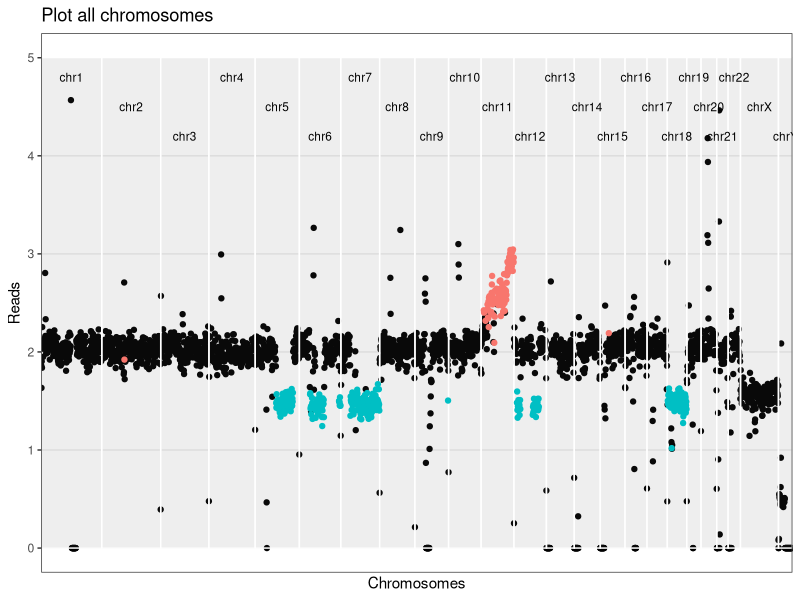
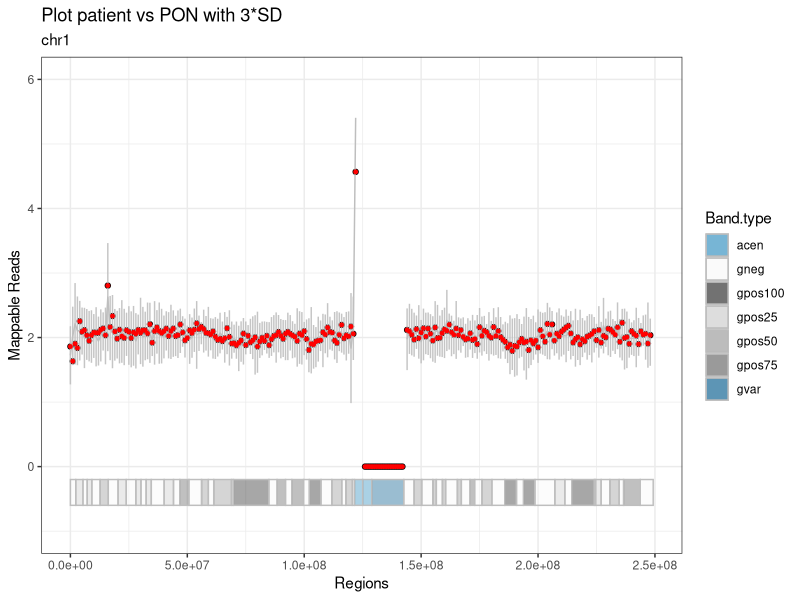
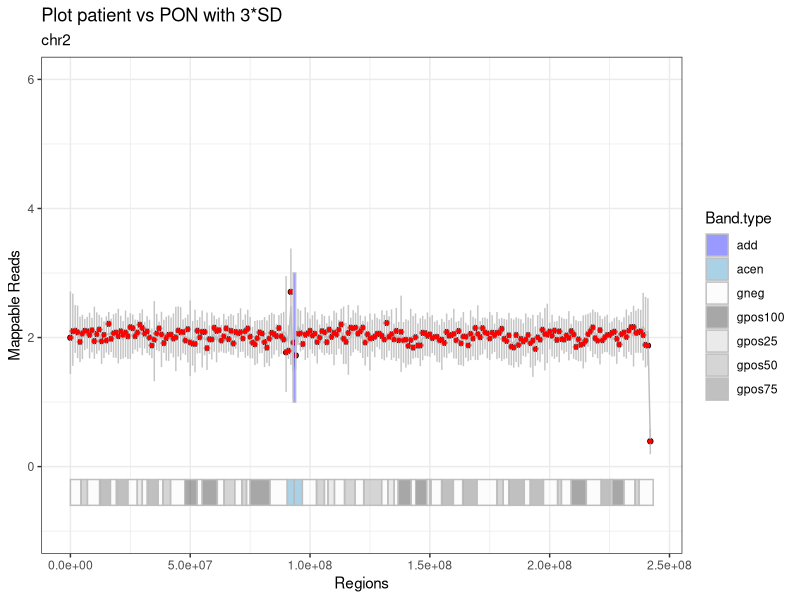
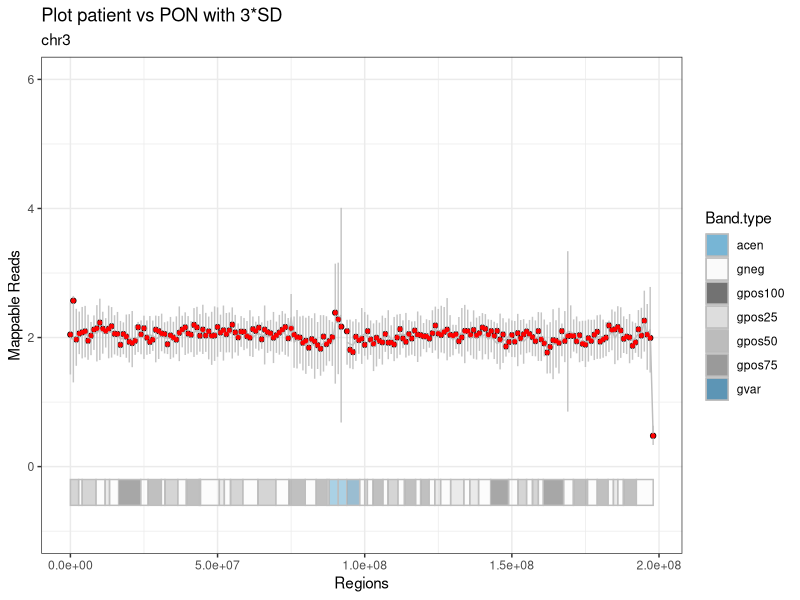
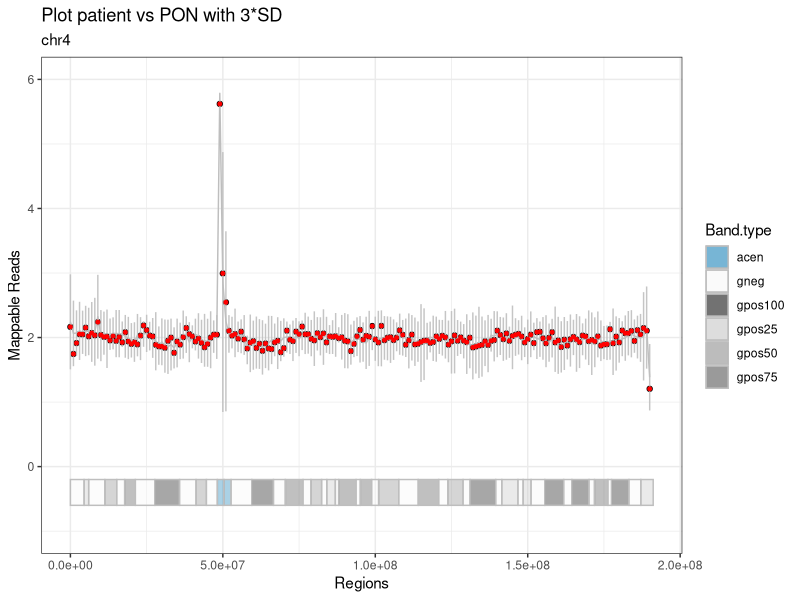
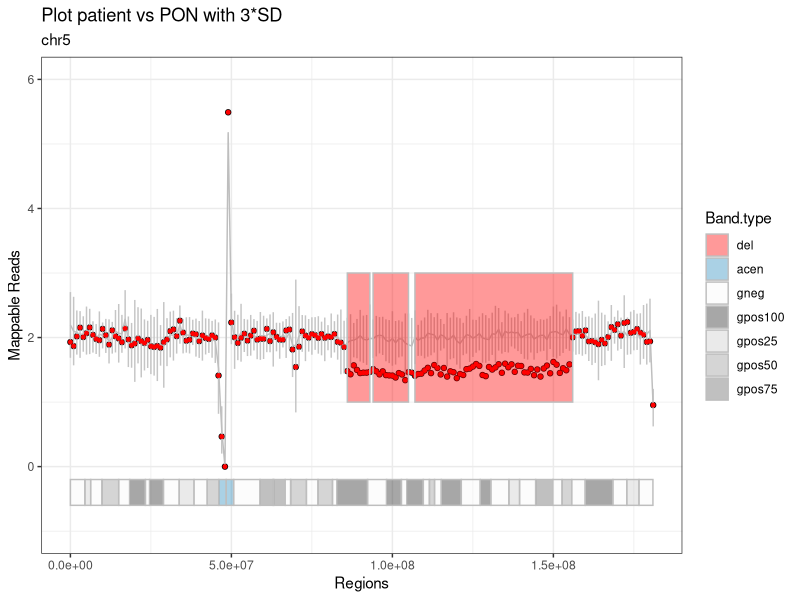
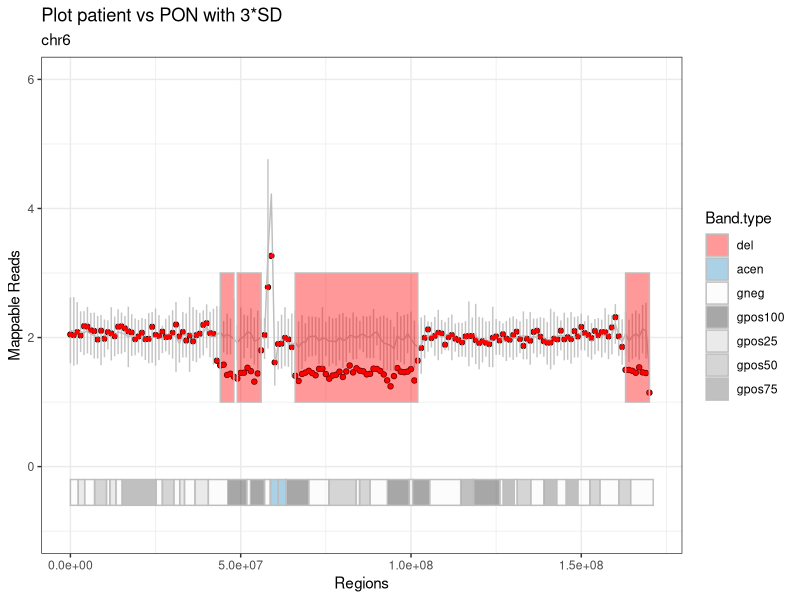
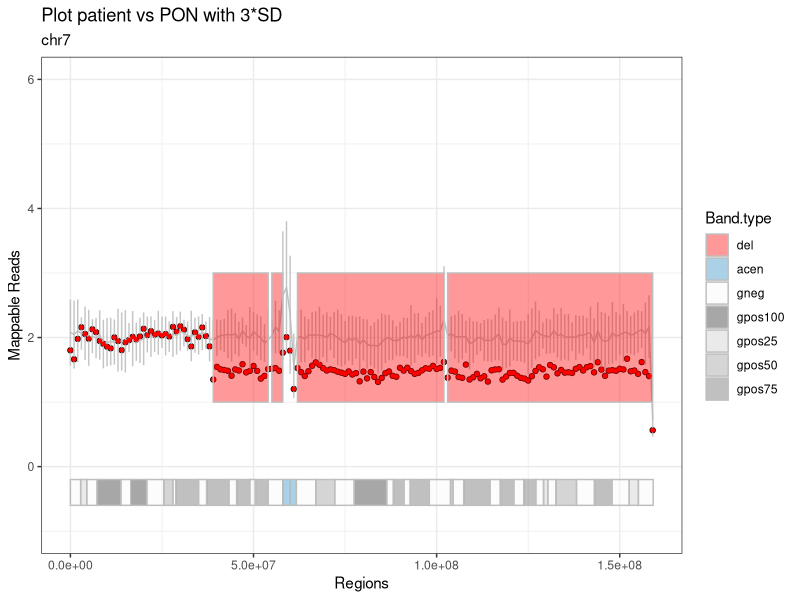

Recreate these plots in R, in order.
## ---- chunk 1
#knitr::opts_knit$set(root.dir = "~/diss/CORIANDER/r.script.coriander/output/120517/")
knitr::opts_chunk$set(warning = FALSE, message = FALSE) 
## ---- chunk 2
patient.data = read.table("patient.data.tsv", stringsAsFactors = F)
patient_name = patient.data[1, 2]
gender = as.character(patient.data[2, 2])
## ---- chunk 3

# librarys
library(ggplot2)
library(knitr)


###################################################################################################
# VORBEREITEN
###################################################################################################

# SCHRITT 1
# Daten einlesen: Patient, PON, Giemsa-Bands, alle Gene und eine Auswahl der relevanten.

patient = read.table("patient.fc.tsv", header=TRUE, row.names = 1, stringsAsFactors = F) 
bin_data = read.table("pon.tsv", header=TRUE, row.names = 1, stringsAsFactors = F)
bin_data$Start = as.integer(bin_data$Start)
bin_data$End = as.integer(bin_data$End)
# pon wurde bereits erzuegt, normalisiert und mit den statistischenwerten versehen!

cytobands = read.table("../../tables/cytobands.tsv", header=TRUE, row.names = 1, stringsAsFactors = F)
# die farben sind bereits enthalten!
cancer_genes = read.table("../../tables/cancer.driver.genes_unique.and.goi.aml.csv", header=TRUE, sep = "\t",
                          stringsAsFactors = F)
all_genes = read.table("../../tables/all_genes.tsv", header=TRUE, row.names = 1, stringsAsFactors = F)
all_genes$start = as.integer(all_genes$start)
all_genes$end = as.integer(all_genes$end)

## ---- chunk 4
stats = read.table("mapping.stats.tsv", stringsAsFactors = F)
stats[nrow(stats) +1, ] = list(as.character("unique_mapped_reads"), sum(patient[ , 6]))
stats[nrow(stats) +1, ] = list(as.character("PATIENT ID"), patient_name)
stats[nrow(stats) +1, ] = list(as.character("gender"), gender)

library(knitr)
kable(stats, digits = 0, col.names = NULL, align = "l")
## ---- chunk 5

# SCHRITT 2
# PON an das Geschlecht des Patienten anpassen
pon.gender.adjust = function(pon, gender) {
  if (gender == "M") {
    chrn = "chrX"
    pon.copy = pon[pon$Chr == "chrX_M", ]
    pon.copy$Chr = chrn
    pon = rbind(pon, pon.copy)
    
    chrn = "chrY"
    pon.copy = pon[pon$Chr == "chrY_M", ]
    pon.copy$Chr = chrn
    pon = rbind(pon, pon.copy)
    
    pon = pon[!(pon$Chr == "chrX_F" | pon$Chr == "chrY_F" | pon$Chr == "chrX_M" | pon$Chr == "chrY_M"), ]
  }
  
  else {
    chrn = "chrX"
    pon.copy = pon[pon$Chr == "chrX_F", ]
    pon.copy$Chr = chrn
    pon = rbind(pon, pon.copy)
    
    chrn = "chrY"
    pon.copy = pon[pon$Chr == "chrY_F", ]
    pon.copy$Chr = chrn
    pon = rbind(pon, pon.copy)
    
    pon = pon[!(pon$Chr == "chrX_F" | pon$Chr == "chrY_F" | pon$Chr == "chrX_M" | pon$Chr == "chrY_M"), ]
  }
}


# SCHRITT 3
# Die Patientendaten normalisieren
patient_normalization = function(patient, column_number) {
  # patient = tabelle der patienten
  # column_number = nummer der spalte mit deb patienten-bins
  # (bei einem patienten -> 6) 
  patient_norm <- patient[ , 1:5]
  #patient_norm$pat_bins <- patient[ , column_number] / sum(patient[ , column_number]) * (patient[1, 3] - patient[1, 2] + 1)
  patient_norm$pat_bins <- patient[ , column_number] / median(patient[ , column_number]) *2
  # eine neue tabelle mit den allgemeinen daten und den normalisierten patienten-bins
  # normalisierung basiert auf der automatischen erkennung der bin-laenge (differenz end und start der 1. bin)
  # ist also dynamisch
  return(patient_norm)
}

# SCHRITT 4
# Den Patienten als eine neue Spalte zu der PON-Tabelle hinzufügen
unite.data = function(pon, patient) {
  pon$patient = patient$pat_bins
  return(pon)
}

###################################################################################################
# RECHNEN
###################################################################################################

# SCHRITT 5
#Del/amp Bins detektieren
aberration.bins.identifier = function(bin_data, sd_factor) {
  bin_data$aberration = with(bin_data, factor(ifelse(patient < mean - sd_factor * sd, 'del', ifelse(patient > mean + sd_factor * sd, 'add', 'normal')), levels = c('normal', 'add', 'del')))
  return(bin_data)
}


# SCHRITT 6
# Abweichende Bins werden zu ganzen Regionen mit einer gemeinsamen Richtung
# (amplifiziert oder deletiert) zusammengefasst
# und in eine Tabelle hereingeschrieben
region_bring_together = function(bin_data, sd_factor) {
  # die funktion schaut alle chromosome (inkl. geschlechterchr) nach den over/under regionen durch
  # und gibt diese mit den start-/endpunkten in einer tabelle wieder
  regions = data.frame(Chr=character(), Start=integer(), End=integer(), Start.i=integer(), 
                        End.i=integer(), Direction=integer(), stringsAsFactors = F)
  last_chr = 'NULL'
  last_direction = 0 # 0 for normal, -1 for del, +1 for amp
  region_start = 0
  for (i in 1:nrow(bin_data)) {
    if(bin_data$Chr[i] != last_chr) {
      if(last_chr != 'NULL' & last_direction != 0) {
        regions[nrow(regions) + 1, ] = list(as.character(last_chr), bin_data$Start[region_start], 
                                            bin_data$End[i-1], region_start, i, last_direction)
        #eine region wird zugemacht, falls am ende eines chromosoms eine region noch offen war
      }
      last_direction = 0
      region_start = 0
      last_chr = bin_data$Chr[i]
    }

    direction = 0
    if(!is.na(bin_data$patient[i]) & (bin_data$patient[i] < bin_data$mean[i] - sd_factor * bin_data$sd[i])) {
      direction = -1
    } else if(!is.na(bin_data$patient[i]) & (bin_data$patient[i] > 
                                             bin_data$mean[i] + sd_factor * bin_data$sd[i])) {
      direction = +1
    }
    if (direction == last_direction) {
      next()
    }
    if (direction > last_direction) {
      if (last_direction == 0) {
        region_start = i
        # neue del oder amp region wird aufgemacht
      }
      else if (last_direction == -1) {
        regions[nrow(regions) + 1, ] = list(as.character(bin_data$Chr[i]), bin_data$Start[region_start], 
                                            bin_data$End[i-1], region_start, i-1, last_direction)
        # alte del region wird zugemacht
        if (direction == 1) {
          region_start = i
          # neue amp region wird aufgemacht
        }
      }
    } 
    else if (direction < last_direction) {
      if (last_direction == 0) {
        region_start = i
        # neue del region wird aufgemacht
      }
      else if (last_direction == 1) {
        regions[nrow(regions) + 1, ] = list(as.character(bin_data$Chr[i]), bin_data$Start[region_start], 
                                            bin_data$End[i-1], region_start, i-1, last_direction)
        # alte amp region wird zugemacht
        if (direction == -1) {
          region_start = i
          # neue del region wird aufgemacht
        }
      }
    }
    last_direction = direction
  }
  if(last_direction != 0) {
    regions[nrow(regions) + 1, ] = list(as.character(bin_data$Chr[i]), bin_data$Start[region_start], 
                                        bin_data$End[i-1], region_start, i, last_direction)
    #eine region wird zugemacht, falls bei dem allerletzten chromosom eine region noch offen war
  }
  return(regions)
}

###################################################################################################
# REPORTEN
###################################################################################################

# SCHRITT 7
# Die Regionen werden zu größeren Regionen zusammengefasst, deren Werte gegen die
# Werte des PONs an der gleichen Stelle geprüft werden
# Momentan noch 3*SD-Statistik.
region_merge = function(bin_data, regions, sd_factor) {
  regions_merged = data.frame(Chr=character(), Start=integer(), End=integer(), Start.i=integer(), 
                               End.i=integer(), Direction=factor(levels=c('add', 'del')),
                               stringsAsFactors = F)
  
  if(nrow(regions) < 2) return(regions_merged)
  
  regions_merged[1,] = list(as.character(regions$Chr[1]), 
                            regions$Start[1], 
                            regions$End[1],
                            regions$Start.i[1],
                            regions$End.i[1],
                            ifelse(regions$Direction[1]==1, 'add', 'del'))
  m = 1 #der zaehler in der tabelle "regions_merged"
  mean_region = 0
  mean_pon = 0
  sd_pon = 0
  
  for (r in 2:nrow(regions)) {
    if (regions_merged$Chr[m] != regions$Chr[r] | regions_merged$Direction[m] != regions$Direction[r]) {
      # mergen nur, wenn auf dem selben chr.
      regions_merged[nrow(regions_merged) + 1, ] = list(Chr=as.character(regions$Chr[r]), 
                                                        Start=regions$Start[r], 
                                                        End=regions$End[r],
                                                        Start.i=regions$Start.i[r],
                                                        End.i=regions$End.i[r],
                                                        Direction=ifelse(regions$Direction[r]==1, 'add', 'del'))
      # die region auf einem neuen chr oder mit einer anderen richtung zu der neuen tabelle hinzufuegen
      m = nrow(regions_merged)
      # das ist die region, von der aus betrachtet wird
      next
    }
    bin_start = regions_merged$Start.i[m]
    bin_end = regions$End.i[r]
    
    mean_region = mean(c(bin_data$patient[bin_start]:bin_data$patient[bin_end]), na.rm = TRUE)
    mean_pon = mean(c(bin_data$mean[bin_start:bin_end]), na.rm = TRUE)
    #die mittelwerte der betroffenen bins inkl. "normale" chr.abschnitte bei dem patienten und pon
    sd_pon <- mean(bin_data$sd[bin_start:bin_end])
    
    if (mean_region > mean_pon + sd_factor*sd_pon | mean_region < mean_pon - sd_factor*sd_pon) {
      # wenn die mittelwerte der betroffenen bins immer noch signifikant hoch/runter sind -> mergen
      regions_merged[m, ] = list(as.character(regions$Chr[r]), 
                                 regions_merged$Start[m], 
                                 regions$End[r],
                                 bin_start,
                                 bin_end,
                                 ifelse(regions$Direction[r]==1, 'add', 'del'))
    } 
    else {
      regions_merged[nrow(regions_merged) + 1, ] = list(Chr=as.character(regions$Chr[r]), 
                                                        Start=regions$Start[r], 
                                                        End=regions$End[r],
                                                        Start.i=regions$Start.i[r],
                                                        End.i=regions$End.i[r],
                                                        Direction=ifelse(regions$Direction[r]==1, 'add', 'del'))
    }
    m <- nrow(regions_merged)
  }
  return(regions_merged)
}


# SCHRITT 8
# Hier werden abweichende Banden aus den Bins detektiert
# Herausforderungen dabei ist, dass die Bins und die Bands in verschiedenen Schritten laufen,
# so kann eine Bande 100.000 Schritte haben
bins2bands = function(bin_data, cytobands, sd_factor) {
  last_chr = 'NULL'
  direction = 0 # die richtung der abweichenden bande (over, under)
  
  bands = data.frame(Chr=character(), Name=character(), Start=integer(), End=integer(),
                     Sum.pat=integer(),
                     Sum.pon=integer(), Direction=integer(),
                     stringsAsFactors = F)
  
  for (c in 1:nrow(cytobands)) {
    # Selektieren der Zeilen mit benötigten Eigenschften
    # hier gibt es mehrere faelle, da die schritte der bind und banden nicht gleich sind
    # und mehrere bins in einer bande sein koennen
    # bzw. auch  kleine bands in einer bin
    
    # die bedingung, dass die chromosome der banden und das patienten
    # gleich sind, muss immer erfuellt sein
    
    sel = as.character(bin_data$Chr) == as.character(cytobands$Chr[c]) &
      # fall 1: die bin ist kleiner als die band
      ((bin_data$Start >= cytobands$Start[c] & bin_data$End <= cytobands$End[c]) |
         # fall 2: die bin ist zwischen 2 bands, liegt aber eher in der betrachteten bin,
         # weil das ende von der bin naeher zum ende der band liegt, als der
         # anfang zum anfang der naechsten
         # die 2. bedingung wurde eingebaut, um zu verhindern, dass die bins vor der aktuellen
         # band mitselektiert werden
         ((bin_data$Start < cytobands$End[c]) &
            (bin_data$End > cytobands$Start[c]) &
            ((cytobands$End[c] - bin_data$Start) >= (bin_data$End - cytobands$End[c]))) |
         # fall 3: die bin ist zwischen 2 bands, liegt aber eher in der
         # betrachteten bin
         # weil der anfang von der bin naeher zum anfang der band liegt, als das ende
         ((bin_data$Start < cytobands$Start[c]) &
            ((bin_data$End - cytobands$Start[c]) > (cytobands$Start[c] - bin_data$Start))))
    # fall 4: die band ist kleiner als die bin,
    # dann greift die bedingung 2 oder 3, je nach werten
    
    band.pat = bin_data[sel, "patient"]
    #band.pon = colSums((bin_data[sel, grep(".bam", colnames(bin_data))]), na.rm = TRUE)
    band.pon = colSums((bin_data[sel, grep("V", colnames(bin_data))]), na.rm = TRUE)
    sum_pat = sum(band.pat, na.rm = TRUE)
    # summe der werte der bins in dieser band fuer den patienten
    sum_pon = mean(band.pon, na.rm = TRUE)
    # mittelwert der summe der bins in dem pon
    sd_bands = sd(band.pon, na.rm = TRUE)
    # standartabweichung fur die bins in der band
    if (sum_pat > sum_pon + sd_factor*sd_bands) {
      direction = +1 # die bande ist amp
    }
    else if (sum_pat < sum_pon - sd_factor*sd_bands) {
      direction = -1 # die bande ist del
    }
    
    bands[nrow(bands) + 1, ] = list(as.character(cytobands$Chr[c]),
                                    as.character(cytobands$Name[c]),
                                    cytobands$Start[c],
                                    cytobands$End[c],
                                    sum_pat,
                                    sum_pon,
                                    direction)
    direction = 0
  }
  return(bands)
}


# SCHRITT 9
# Hier werden Banden zusammengefasst und fuer den Report vorbereitet
karyotype = function(bands) {
  suspected_bands = bands[bands$Direction != 0, ]
  
  # bands mergen, wie bei den regions, nur ohne statistische validierung
  suspected_bands$last_Name = suspected_bands$Name
  karyotype_to_report = suspected_bands[1, ]
  
  karyotype_to_report$Aberration = NA
  if(nrow(suspected_bands) < 1) return(karyotype_to_report)
  
  k = 1
  # der zaehler in der tabelle karyotype_to_report
  for (s in 2:nrow(suspected_bands)) {
    if (karyotype_to_report$Chr[k] == suspected_bands$Chr[s] &
        karyotype_to_report$Direction[k] == suspected_bands$Direction[s] &
        karyotype_to_report$End[k] == suspected_bands$Start[s]) {
      karyotype_to_report$last_Name[k] = suspected_bands$Name[s]
      karyotype_to_report$End[k] = suspected_bands$End[s]
      next
    }
    else {
      karyotype_to_report[nrow(karyotype_to_report) +1, ] = suspected_bands[s, ]
      # die bande auf einem neuen chr oder mit einer anderen richtung hinzufuegen
      k = nrow(karyotype_to_report)
      # das ist jetzt die bande, von der aus betrachtet wird
    }
  }
  
  for (a in 1:nrow(karyotype_to_report)) {
    karyotype_to_report[a, "Aberration"] = as.character(paste0(karyotype_to_report$Direction[a], "(",
                                                               suspected_bands$Chr[a], ")(",
                                                               suspected_bands$Name[a],
                                                               suspected_bands$last_Name[a], ")"))
  }
  
  karyotype_to_report$Aberration = as.character(paste0(ifelse(karyotype_to_report$Direction == 1, "add", "del"), "(",
                                                       sub("chr", "", karyotype_to_report$Chr), ")(",
                                                       karyotype_to_report$Name,
                                                       karyotype_to_report$last_Name, ")"))
  return(karyotype_to_report)
}


# SCHRITT 10
# Die Gene, die in den abweichenden Banden liegen, werden detektiert
# und an eine Tabelle übergeben
genes_finder = function(bin_data, all_genes, cancer_genes, sd_factor) {
  suspected_bins <- data.frame(Chr=character(), Start=integer(), End=integer(), Bin=integer(),
                               Aberration=character(), stringsAsFactors = F)
  # Hier werden alle Bins gespeichert, die von pon_mean +/- 3*SD abweichen
  g=0
  for (g in 1:nrow(bin_data)) {
    if (!is.na(bin_data$patient[g]) &
        (bin_data$patient[g] < (bin_data$mean[g] - sd_factor * bin_data$sd[g]))) {
      suspected_bins[nrow(suspected_bins) + 1, ] = list(as.character(bin_data$Chr[g]), 
                                                        bin_data$Start[g], 
                                                        bin_data$End[g],
                                                        bin_data$patient[g],
                                                        as.character("del"))
    }
    
    else if (!is.na(bin_data$patient[g]) &
             (bin_data$patient[g] > (bin_data$mean[g] + sd_factor * bin_data$sd[g]))) {
      suspected_bins[nrow(suspected_bins) + 1, ] = list(as.character(bin_data$Chr[g]), 
                                                        bin_data$Start[g], 
                                                        bin_data$End[g],
                                                        bin_data$patient[g],
                                                        as.character("amp"))
    }
  }

  special_genes = all_genes[all_genes$symbol %in% cancer_genes$genes,]
  special_genes$aberration = 'norm'
  special_genes$found = 0
  
  for(i in 1:nrow(special_genes)) {
    bins = suspected_bins[suspected_bins$Chr == special_genes$chr[i] & (suspected_bins$Start <= special_genes$start[i] & special_genes$start[i] <= suspected_bins$End |
                                                                          suspected_bins$Start <= special_genes$end[i] & special_genes$end[i] <= suspected_bins$End),]
    if(nrow(bins) == 0) {next}
    special_genes$found[i] = 1
    if(all(bins$Aberration == 'amp')) {special_genes$aberration[i] = 'amp'}
    if(all(bins$Aberration == 'del')) {special_genes$aberration[i] = 'del'}
  }

  reported_genes = special_genes[special_genes$found == 1 & (special_genes$aberration == "amp" | special_genes$aberration == "del"), ]

  return(reported_genes)
}


# SCHRITT 11
# Diese Funktion soll die Plots generieren. Bestandteile des Plots zur Zeit sind:
# 1) Punkte aus den gemappten Patientendaten
# 2) Eine Linie fuer die PON-Daten
# 3) Errorbar fuer 3*SD der PON-Daten an dieser Stelle
# 4) Del/amp Regionen
# 5) Ein Ideogram zur besseren raemlichen Orientierung fuer die Kliniker


plot_bins_regions_ideogram <- function(bin_data, cytobands, region_merged,
                                       chrn, sd_factor) {

  x <- bin_data[bin_data$Chr == chrn, "Start"]
  y <- bin_data[bin_data$Chr == chrn, "patient"]
  plot_patient <- qplot(x, y, ylim=c(-1, 6)) +
                  geom_line(aes(x = bin_data[bin_data$Chr == chrn, "Start"],
                                y = bin_data[bin_data$Chr == chrn, "mean"]),
                                color = "gray", linetype = "solid") +
                  geom_errorbar(aes(x = bin_data[bin_data$Chr == chrn, "Start"],
                                    ymin = bin_data[bin_data$Chr == chrn, "mean"] - 
                                    sd_factor * bin_data[bin_data$Chr == chrn, "sd"], 
                                    ymax = bin_data[bin_data$Chr == chrn, "mean"] + 
                                    sd_factor * bin_data[bin_data$Chr == chrn, "sd"]),
                                width=0.1, color = "gray", alpha = 0.9, na.rm = TRUE) +
    # na.rm = TRUE bedeutet, dass die fehlenden Werte keine fehlermeldungen mehr verursachen
    
                  geom_point(aes(x = x, y = bin_data[bin_data$Chr == chrn, "patient"]),
                                 shape = 19, color = "red", size = 1) +
    #das eigentliche ideogram
                  geom_rect(data = cytobands[cytobands$Chr == chrn, ],
                            stat = "identity", position = "identity",
                    aes(NULL, NULL, xmin = Start, xmax = End, fill = Band.type),
                        ymin = -0.6, ymax = -0.2, color = "gray", size = 0.5, alpha = 0.4) +
                  scale_fill_manual(values=c("acen" = "#2b8cbe", "gneg" = "#f7f7f7",
                                             "gpos100" = "#252525", "gpos25" = "#cccccc",
                                             "gpos50" = "#969696", "gpos75" = "#636363",
                                             "gvar" = "#045a8d", "stalk" = "#be8c2b",
                                             "add" = "blue", "del" = "red")) +
    
    # die regione einzeichnen
                  geom_rect(data = region_merged[region_merged$Chr == chrn,],
                            aes(NULL, NULL, xmin = Start, xmax = End, fill = Direction),
                                ymin = 1,
                                ymax = 3,
                                color = "gray", size = 0.5, alpha = 0.4) +
    
                  theme_bw() +
                  labs(title = "Plot patient vs PON with 3*SD", subtitle = chrn,
                  x = "Regions", y = "Mappable Reads")
  print(plot_patient)
  return(plot_patient)
}


# SCHRITT 12
# Eine Schleife, um die Plots für alle Chromosomen zu erstellen
# und diese in einem neuen Ordner zu speichern
create.plots <- function(path.output, patient_name, bin_data, cytobands, region_merged, sd_factor) {
  
  setwd(path.output)
  dir.create(paste0("Patient.", patient_name))
  setwd(paste0("Patient.", patient_name))
  
  chrn= "chr0"
  for (chrn in unique(bin_data$Chr)) {
    plot_patient = plot_bins_regions_ideogram(bin_data, cytobands, region_merged,
                                              chrn, sd_factor)
    ggsave(filename = paste0("Plot.", chrn, ".png"))
  }
}


# SCHRITT 15
# Plot Uebersicht ueber alle Chromosomen nebeneinander
# Die Bins als Punkte, keine PON-Daten
# Patienten-Daten normalisiert auf 0
# Die Y-Achse geht von 1 bis -1
# Die amp/del Bins weichen nach obenm oder unten ab, sind farblich markiert
# Duenne graue Linien am Ende jedes Chromosoms
# Die X-Achse als die Koordinaten im ganzen Genom
# Unterhalb der X-Achse die Chromosomen-Nummern
# Eine Amplifikation hat mehr Gen-Kopien als Gain, diese Aufteilung (siehe Fig. 1 im iCHORcna Paper)
# sollte auch von uns beibehalten werden.
plot_genome_wide_cnv = function(bin_data) {
  # eine Tabelle mit den globalen Koordinaten fuer alle Chromosomen
  coordinates_genome_wide <- data.frame(Chr=character(), Start=integer(), End=integer(), Offset=integer(),
                                        stringsAsFactors = F)
  for (w in unique(bin_data$Chr)) {
    coordinates_genome_wide[nrow(coordinates_genome_wide) + 1, ] = list(as.character(w),
                                                                        0,
                                                                        0,
                                                                        0)
  }

  # die Koordinaten fuer die Enden setzen
  coordinates_genome_wide[ , "End"] = sapply(coordinates_genome_wide$Chr, function (c) max(bin_data[bin_data$Chr == c, "End"]))
  # die versetzten Koordinaten setzen - so entstehen globale Koordinaten
  # coordinates_genome_wide[ , 4] = cumsum(1:(nrow(coordinates_genome_wide)-1))
  coordinates_genome_wide[ , "Offset"] = cumsum(as.numeric(coordinates_genome_wide[ , "End"]))
  coordinates_genome_wide[ , "Offset"] = c(0, coordinates_genome_wide[(1:nrow(coordinates_genome_wide)-1), "Offset"])
  coordinates_genome_wide[ , "global_End"] = cumsum(as.numeric(coordinates_genome_wide[ , "End"]))
  
  for (z in 1:nrow(coordinates_genome_wide)) {
    coordinates_genome_wide[z, "median"] = (coordinates_genome_wide[z, "Offset"] + coordinates_genome_wide[z, "global_End"])/2
  }
  
  bin_data$Offset = sapply(bin_data$Chr, function(c) coordinates_genome_wide$Offset[coordinates_genome_wide$Chr == c])
  bin_data$global_Start = bin_data$Start+bin_data$Offset
  # die koordinaten fuer die bins sind damit festgelegt, die vorbereitung ist abgeschlossen

  # ein Plot ohne farbige Punkte
  plot_all_chromosomes <- qplot(global_Start, patient, 
                                data = bin_data[bin_data$aberration == "normal", ], ylim=c(0, 5)) +
                          geom_rect(data = coordinates_genome_wide,
                                aes(NULL, NULL, xmin = Offset, xmax = global_End,
                                    ymin = 0,
                                    ymax = 5),
                                color = "white", size = 0.5, alpha = 0.1) +
                          geom_text(data = coordinates_genome_wide,
                                    aes(x = median, y = c(4.8, 4.5, 4.2, 4.8, 4.5, 4.2, 4.8, 4.5, 4.2, 4.8, 4.5, 4.2, 4.8, 4.5, 4.2, 4.8, 4.5, 4.2, 4.8, 4.5, 4.2, 4.8, 4.5, 4.2) , label = Chr), size = 3) +
                          theme_bw() +
                          theme(panel.grid.minor=element_blank(), axis.text.x = element_blank(), legend.position="none") +
                          scale_x_discrete(breaks = coordinates_genome_wide[ , "Offset"],
                                           labels = coordinates_genome_wide[ , "Chr"]) +
                          labs(title = "Plot all chromosomes", x = "Chromosomes", y = "Reads")
  
  # hier brauchen wir eine Bedingung fuer die Gesunden, die keine Aberrationen aufweisen

  if (nrow(bin_data[bin_data$aberration == "add", ]) < 1) {
    # wenn gar keine Auffaelligkeiten, dann ein Plot ohne farbige Punkte
    if (nrow(bin_data[bin_data$aberration == "del", ]) < 1) {
      return(plot_all_chromosomes)
    }
    # wenn Deletionen ohne Amplifikationen vorhanden sind, dann del Punkte zeichnen
    plot_all_chromosomes <- plot_all_chromosomes +
                              geom_point(data = bin_data[bin_data$aberration == "del", ], 
                                aes(x = bin_data[bin_data$aberration == "del", "global_Start"], 
                                y = bin_data[bin_data$aberration == "del", "patient"], color = "orange"))
    return(plot_all_chromosomes)
  }
  
  if (nrow(bin_data[bin_data$aberration == "del", ]) < 1) {
    # wenn Amplifikationen ohne Deletionen, dann add Punkte plotten
    plot_all_chromosomes <- plot_all_chromosomes +
                            geom_point(data = bin_data[bin_data$aberration == "add", ], 
                             aes(x = bin_data[bin_data$aberration == "add", "global_Start"], 
                             y = bin_data[bin_data$aberration == "add", "patient"], color = "blue"))
    return(plot_all_chromosomes)
  }
  
  if ((nrow(bin_data[bin_data$aberration == "del", ]) > 0) & 
      (nrow(bin_data[bin_data$aberration == "add", ]) > 0)) {
    plot_all_chromosomes <- plot_all_chromosomes +
                            geom_point(data = bin_data[bin_data$aberration == "add", ], 
                             aes(x = bin_data[bin_data$aberration == "add", "global_Start"], 
                             y = bin_data[bin_data$aberration == "add", "patient"], color = "blue")) +
                            geom_point(data = bin_data[bin_data$aberration == "del", ], 
                                aes(x = bin_data[bin_data$aberration == "del", "global_Start"], 
                                y = bin_data[bin_data$aberration == "del", "patient"], color = "orange"))
    return(plot_all_chromosomes)
      }
}
## ---- chunk 6
bin_data = pon.gender.adjust(bin_data, gender)
patient = patient_normalization(patient, 6)
bin_data = unite.data(bin_data, patient)
sd_factor = 3
bin_data = aberration.bins.identifier(bin_data, sd_factor)

regions = region_bring_together(bin_data, sd_factor)
region_merged = region_merge(bin_data, regions, sd_factor)

bands = bins2bands(bin_data, cytobands, sd_factor)
karyotype_to_report = karyotype(bands)

reported_genes = genes_finder(bin_data, all_genes, cancer_genes, sd_factor)

# create.plots(path.output, patient_name, bin_data, cytobands, region_merged, sd_factor)
plot_all_chromosomes = plot_genome_wide_cnv(bin_data)
## ---- chunk 7
kable(karyotype_to_report$Aberration, col.names = NULL, align = "l", "html")

## ---- chunk 8
kable(reported_genes[ , 1:6], align = "l")
## ---- chunk 9
plot_all_chromosomes
## ---- chunk 10

chrn= "chr0"
  for (chrn in unique(patient$Chr)) {
    plot_patient = plot_bins_regions_ideogram(bin_data, cytobands, region_merged,
                                              chrn, sd_factor)
  }
